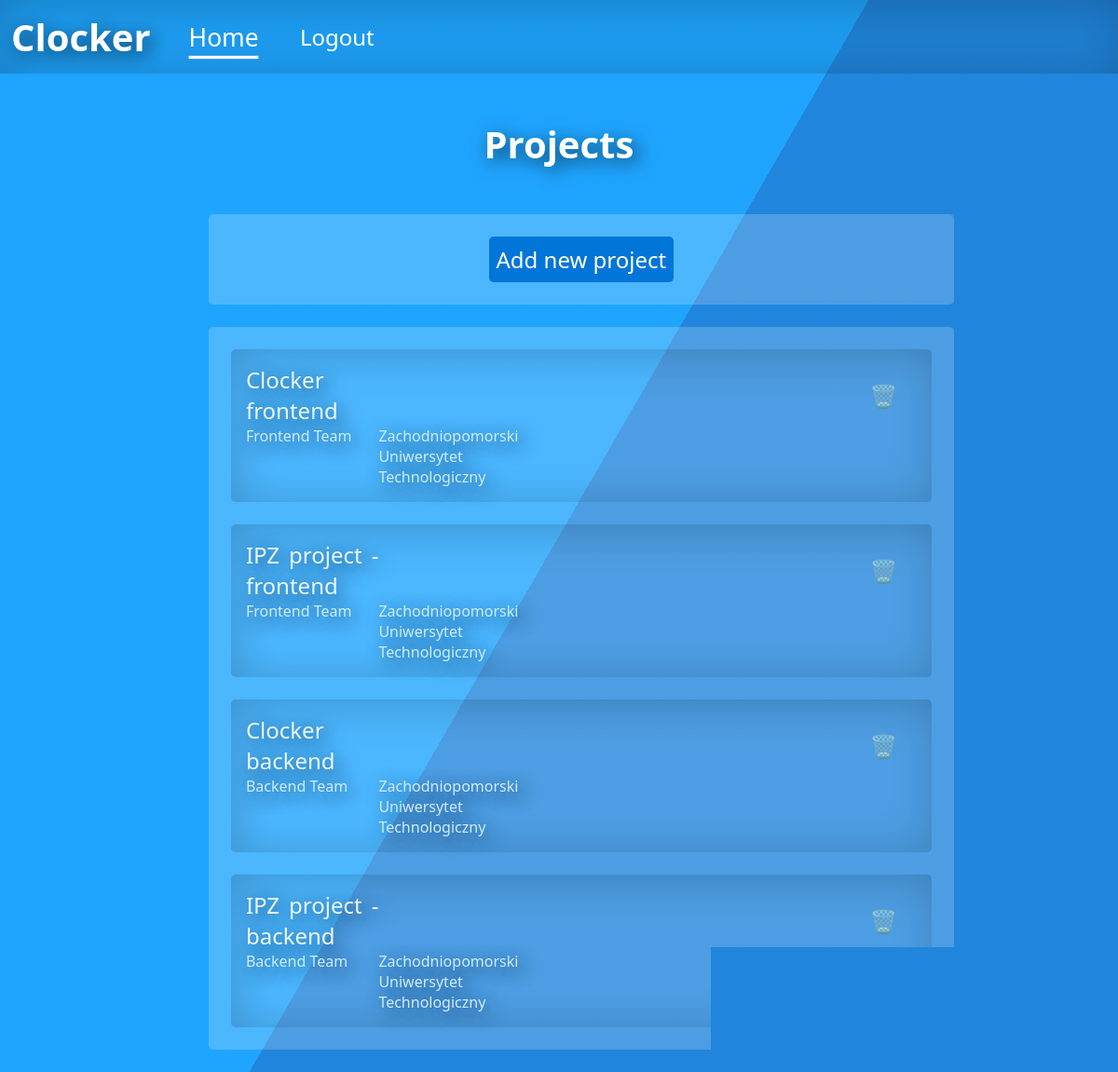
The app's page /index.php?page=manage_projects (signed in) with its own data.
### tables this page shows
CREATE TABLE `project` (
  `id` int(11) NOT NULL,
  `ownerId` int(11) NOT NULL,
  `groupId` int(11) DEFAULT NULL,
  `clientId` int(11) DEFAULT NULL,
  `name` varchar(50) NOT NULL
);

CREATE TABLE `groups` (
  `id` int(11) NOT NULL,
  `ownerId` int(11) NOT NULL,
  `name` varchar(255) NOT NULL
);

CREATE TABLE `client` (
  `id` int(11) NOT NULL,
  `userId` int(11) NOT NULL,
  `name` varchar(50) NOT NULL
);

### controllers/projectController.php (called while the page is built, shortened)
<?php
class projectController
{
    public static function index() {
        $response = new Response();
        $projects = new Projects();
        $projects = $projects->getUserProjects($_SESSION['uid']);
        $response->setBody(projectListView::render($projects));
        return $response;
    }
}

### src/Application.php (called while the page is built, shortened)
<?php
class Application
{
    public function run($path){
        list($controller, $functionName) = Router::resolve($path);
        return $controller::$functionName();
    }
}

### public/index.php (called while the page is built, shortened)
<?php
$path = isset($_GET['page']) ? $_GET['page'] : null;
$app = new Application();
$response = $app->run($path);

### models/Project.php (called while the page is built, shortened)
<?php
class Project
{
    private $id;
    private $groupId;
    private $clientId;
    private $name;
    public function getGroupId()
    {
        return $this->groupId;
    }
    public function setGroupId($groupId)
    {
        $this->groupId = $groupId;
        return $this;
    }
    public function getId()
    {
        return $this->id;
    }
    public function setId($id)
    {
        $this->id = $id;
        return $this;
    }
    public function getClientId()
    {
        return $this->clientId;
    }
    public function setClientId($clientId)
    {
        $this->clientId = $clientId;
        return $this;
    }
    public function getName()
    {
        return $this->name;
    }
    public function setName($name)
    {
        $this->name = $name;
        return $this;
    }
}

### src/Database.php (called while the page is built, shortened)
<?php
abstract class Database
{
    protected function openConnection(){
        $config = include('../config/config.php');
        try {
            $this->connection = new PDO($config['host'], $config['username'], $config['password']);
        }catch (PDOException $e) {
            echo "PDOException was caught: {$e->getMessage()}";
            var_dump($e->getTraceAsString());
        }
    }
}

### models/Projects.php (called while the page is built, shortened)
<?php
class Projects extends Database
{
    public function getUserProjects($userId){
        $projects = [];
        $userGroups = new Groups();
        $userGroups = $userGroups->getUserGroups($userId);
        foreach ($userGroups as $group){
            $tmp = $this->getGroupProjects($group->getId());
            foreach ($tmp as $project){
                $projects[] = $project;
            }
        }
        return $projects;
    }
    public function getGroupProjects($groupId){
        $projects = [];
        $query = "SELECT * FROM project WHERE groupId = :groupId";
        $statement = $this->connection->prepare($query);
        $statement->execute(array('groupId' => $groupId));
        while ($row = $statement->fetch(PDO::FETCH_ASSOC)) {
            $projects[] = $this->projectFromDB($row);
        }
        return $projects;
    }
    public function projectFromDB($row){
        $project = new Project();
        $project
            ->setId($row['id'])
            ->setOwnerId($row['ownerId'])
            ->setGroupId($row['groupId'])
            ->setClientId($row['clientId'])
            ->setName($row['name']);
        return $project;
    }
}

### models/Groups.php (called while the page is built, shortened)
<?php
class Groups extends Database
{
    public function groupFromDB($row){
        $group = new Group();
        $group
            ->setId($row['id'])
            ->setOwnerId($row['ownerId'])
            ->setName($row['name']);
        return $group;
    }
    public function getUserGroups($userId){
        $groups = [];
        $query = "SELECT * FROM usersgroups WHERE userId = :userId";
        $statement = $this->connection->prepare($query);
        $statement->execute(array('userId' => $userId));
        while ($row = $statement->fetch(PDO::FETCH_ASSOC)) {
            $group = $this->getGroupById($row['groupId']);
            $groups[] = $group;
        }
        return $groups;
    }
    public function getGroupById($groupId){
        $query = "SELECT * FROM groups WHERE id = :groupId";
        $statement = $this->connection->prepare($query);
        $statement->execute(array('groupId' => $groupId));
        $row = $statement->fetch(PDO::FETCH_ASSOC);
        $group = $this->groupFromDB($row);
        return $group;
    }
}

### models/Group.php (called while the page is built, shortened)
<?php
class Group
{
    private $id;
    private $name;
    public function getId()
    {
        return $this->id;
    }
    public function setId($id)
    {
        $this->id = $id;
        return $this;
    }
    public function setOwnerId($ownerId)
    {
        return $this;
    }
    public function getName()
    {
        return $this->name;
    }
    public function setName($name)
    {
        $this->name = $name;
        return $this;
    }
}

### models/Clients.php (called while the page is built, shortened)
<?php
class Clients extends Database
{
    public function clientFromDB($row){
        $client = new Client();
        $client
            ->setId($row['id'])
            ->setUserId($row['userId'])
            ->setName($row['name']);
        return $client;
    }
    public function getClientById($clientId){
        $query = "SELECT * FROM client WHERE id = :id";
        $statement = $this->connection->prepare($query);
        $statement->execute(array('id' => $clientId));
        $row = $statement->fetch(PDO::FETCH_ASSOC);
        $client = $this->clientFromDB($row);
        return $client;
    }
}

### models/Client.php (called while the page is built, shortened)
<?php
class Client
{
    private $name;
    public function setUserId($userId)
    {
        return $this;
    }
    public function setId($id)
    {
        return $this;
    }
    public function getName()
    {
        return $this->name;
    }
    public function setName($name)
    {
        $this->name = $name;
        return $this;
    }
}

### views/projectListView.php (the view, shortened to what this page needs)
<?php
class projectListView
{
    public static function render($projects = []) {
        echo mainLayout::renderHeader();
        ?>
        <div class="container">
            <div class="row">
                <div class="col-8 col-s-8 offset-2 offset-s-2">
                    <h1 class="title">Projects</h1>
                    <div class="fit-box">
                        <a href="index.php?page=add_project"><button class="action-button action-button-bigger">Add new project</button></a>
                    </div>
                    <div class="fit-box">
                        <?php
                        foreach ($projects as $project){
                            $projectId = $project->getId();
                            $projectName = $project->getName();
                            $projectClient = $project->getClientId();
                            $client = new Clients();
                            $clientName = $client->getClientById($projectClient)->getName();
                            $groups = new Groups();
                            $group = $groups->getGroupById($project->getGroupId());
                            $groupName = $group->getName();
                            echo "
                                <div class='list-row-project'>
                                    <a href='index.php?page=tasks&project=$projectId'>
                                        <div class='list-row-name'>$projectName</div>
                                    </a>
                                    <div class='list-row-group'>$groupName</div>
                                    <div class='list-row-client'>$clientName</div>
                                    <div class='list-row-delete-reusable'><a href='index.php?page=remove_project&project=$projectId'>🗑️</a></div>
                                </div>
                            ";
                        }
                        ?>
                    </div>
                </div>
            </div>
        </div>
        <?php
        $html = ob_get_clean();
        return $html;
    }
}

### public/style/style.css (style rules this page uses)
html, body, * { font-family: 'Segoe UI', Tahoma, Geneva, Verdana, sans-serif !important; padding: 0; margin: 0; box-sizing: border-box; }
a { color: inherit; text-decoration: none; }
.row::after { content: ''; clear: both; display: table; }
[class*='col-'] { float: left; }
[class*='col-'] { width: 100%; }
@media only screen and (min-width: 600px) { .col-s-8 { width: 66.66%; } }
@media only screen and (min-width: 600px) { .offset-s-2 { margin-left: 16.66%; } }
@media only screen and (min-width: 768px) { .col-8 { width: 66.66%; } }
@media only screen and (min-width: 768px) { .offset-2 { margin-left: 16.66%; } }
.container { max-width: 100%; height: fit-content; color: #fff; }
.title { text-align: center; color: inherit; font-size: 2.5rem; font-weight: 900; margin: 3rem 0; text-shadow: 0.3rem 0.3rem 1.25rem #000000b3; }
.fit-box { width: 100%; display: flex; flex-direction: column; justify-content: center; align-items: center; color: inherit; font-size: 1.5rem; font-weight: 500; background-color: #fff3; border-radius: 0.3rem; text-align: justify; padding: 1.5rem 1.5rem; margin: 1.5rem; }
.action-button { width: fit-content; background-color: #0275d8; color: inherit; font-size: 1rem; font-weight: 500; text-decoration: none; border-radius: 0.3rem; border: none; display: flex; flex-direction: column; justify-content: center; align-items: center; padding: 0.5rem; margin: 0 1rem; transition: all 200ms ease-in-out; }
.action-button-bigger { font-size: 1.5rem; }
.list-row-project { width: fit-content; align-self: center; width: 100%; padding: 1rem 1rem; display: grid; grid-template-columns: 0.5fr 0.5fr 1fr 0.25fr 0.25fr; grid-template-rows: 1fr 1fr; grid-template-areas: 'name name name name delete' 'group client . . .'; box-shadow: 0.3rem 0.3rem 3rem #00000033 inset; border-radius: 0.3rem; transition: all 200ms ease-in-out; }
.list-row-project:not(.list-row-project:last-of-type) { margin-bottom: 1.5rem; }
.list-row-project a { cursor: pointer; }
.list-row-name { grid-area: name; color: #ecf8ff; text-shadow: 0.3rem 0.3rem 1.25rem #00203b; }
.list-row-client { grid-area: client; font-size: 1rem; font-weight: normal; color: #cfecff; text-shadow: 0.3rem 0.3rem 1.25rem #00203b; }
.list-row-group { grid-area: group; font-size: 1rem; font-weight: normal; color: #cfecff; text-shadow: 0.3rem 0.3rem 1.25rem #00203b; }
.list-row-delete-reusable { grid-area: delete; place-self: center; }

### records on screen
project: name "Clocker frontend", groupId.name "Frontend Team", clientId.name "Zachodniopomorski Uniwersytet Technologiczny"
project: name "IPZ project - frontend", groupId.name "Frontend Team", clientId.name "Zachodniopomorski Uniwersytet Technologiczny"
project: name "Clocker backend", groupId.name "Backend Team", clientId.name "Zachodniopomorski Uniwersytet Technologiczny"
project: name "IPZ project - backend", groupId.name "Backend Team", clientId.name "Zachodniopomorski Uniwersytet Technologiczny"
